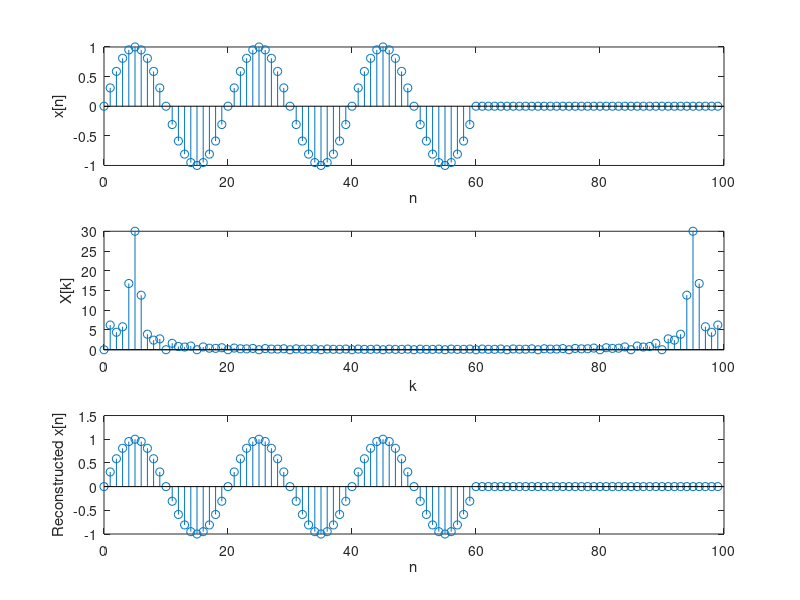

This chart was generated by the following MATLAB code:
L = 100;
ns = linspace(0,L-1,L);
x = sin(ns*pi/10);
x(end-39:end) = zeros(40,1);
subplot(3,1,1)
stem(ns, x)
xlabel("n");
ylabel("x[n]");
subplot(3,1,2)
N=L;
DFT = fft(x,N);
stem(ns, abs(DFT));
xlabel("k")
ylabel("X[k]")
subplot(3,1,3)
newx = ifft(DFT);
stem(ns, newx)
xlabel("n")
ylabel("Reconstructed x[n]")